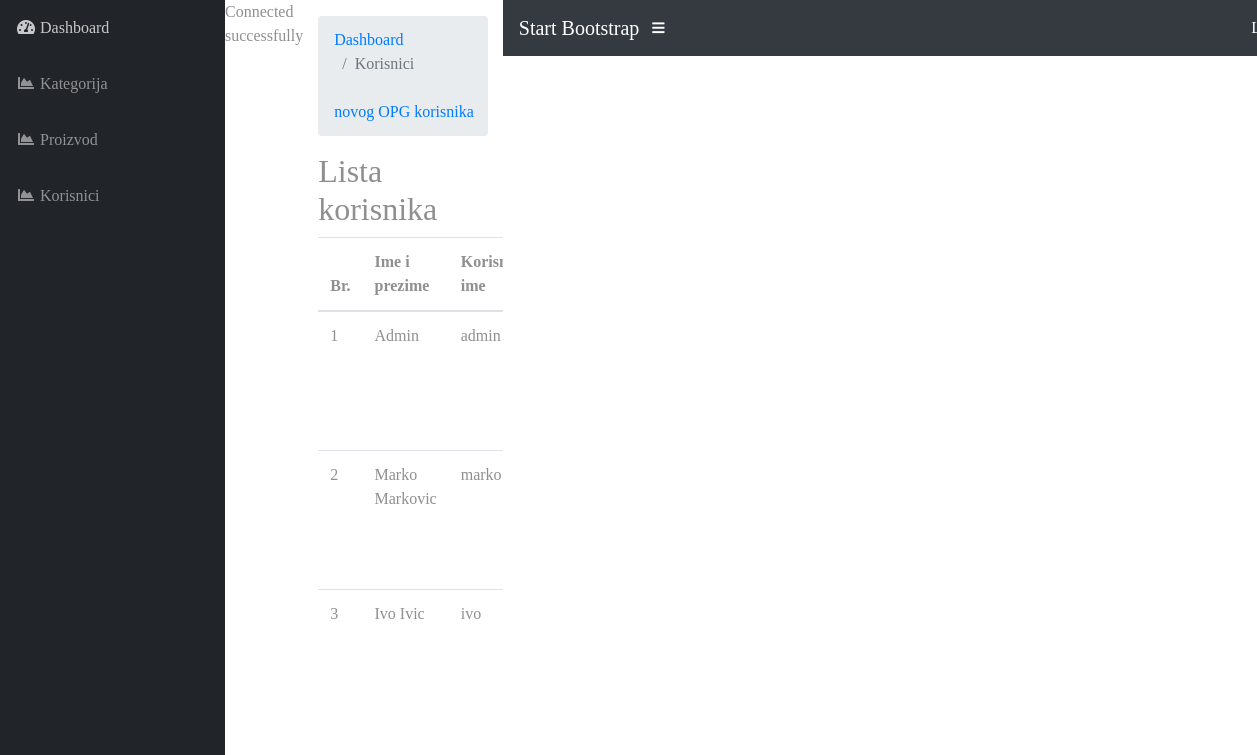
The page /admin/users.php (signed in) on the database its author committed.
### tables this page shows
CREATE TABLE `users` (
  `id` int(11) NOT NULL,
  `username` varchar(50) NOT NULL,
  `password` varchar(255) NOT NULL,
  `name` varchar(50) NOT NULL,
  `company` varchar(50) NOT NULL,
  `phone_number` varchar(50) NOT NULL,
  `address` varchar(50) NOT NULL,
  `email` varchar(50) NOT NULL,
  `role` int(11) NOT NULL
);

### classes/Session.php (called while the page is built, shortened)
<?php
class Session
{
    public static function get($key)
    {
        if (isset($_SESSION[$key])) {
            return $_SESSION[$key];
        } else {
            return false;
        }
    }
}

### classes/User.php (called while the page is built, shortened)
<?php
include 'Database.php';
include_once 'Session.php';
class User
{
    private $db;
    public function __construct()
    {
        $this->db = Database::getInstance();
    }
    public function getUserData()
    {
        $sql = "SELECT * FROM users";
        $query = $this->db->pdo->prepare($sql);
        $query->execute();
        $result = $query->fetchAll();
        return $result;
    }
}

### admin/users.php (the view, shortened to what this page needs)
<?php
include "../classes/User.php";
if (Session::get('role') == 1) {
include "header.php";
include "sidebar.php";
?>
    <?php
    $user = new User();
    ?>
    <div id="content-wrapper">
        <div class="container-fluid">
            <ol class="breadcrumb">
                <li class="breadcrumb-item">
                    <a href="#">Dashboard</a>
                </li>
                <li class="breadcrumb-item active">Korisnici</li>
                <li>
                    <a href="" class="breadcrumb-item" style="margin-left: 800px;" data-toggle="modal"
                       data-target="#modalRegisterForm">Dodajte novog OPG korisnika</a>
                </li>
            </ol>
            <h2>Lista korisnika</h2>
            <table class="table">
                <thead>
                <tr>
                    <th>Br.</th>
                    <th>Ime i prezime</th>
                    <th>Korisnicko ime</th>
                </tr>
                </thead>
                <?php
                $userdata = $user->getUserData();
                if ($userdata) {
                    $i = 0;
                    foreach ($userdata as $data) {
                        $i++;
                        ?>
                        <tr>
                            <td><?php echo $i; ?></td>
                            <td><?php echo $data["name"]; ?></td>
                            <td><?php echo $data["username"]; ?></td>
                        </tr>
                    <?php }
                } else { ?>
                    <tr>
                        <td><h2>No User Data Found</h2></td>
                    </tr>
                <?php } ?>
            </table>
        </div>
    </div>
    <?php include "footer.php";
} else {
    header("Location:login.php");
}
?>

### admin/css/sb-admin.css (style rules this page uses)
html { position: relative; min-height: 100%; }
body { height: 100%; }
#wrapper #content-wrapper { overflow-x: hidden; width: 100%; padding-top: 1rem; padding-bottom: 80px; }
:root { --input-padding-x: 0.75rem; --input-padding-y: 0.75rem; }

### style.css (style rules this page uses)
* { box-sizing: border-box; }
body { color: #8f8f8f; background: white; font-family: "Cardo", serif; font-weight: 300; -webkit-font-smoothing: antialiased; }
a { text-decoration: none; }

### rows shown on the page
users: name "Admin", username "admin"
users: name "Marko Markovic", username "marko"
users: name "Ivo Ivic", username "ivo"
